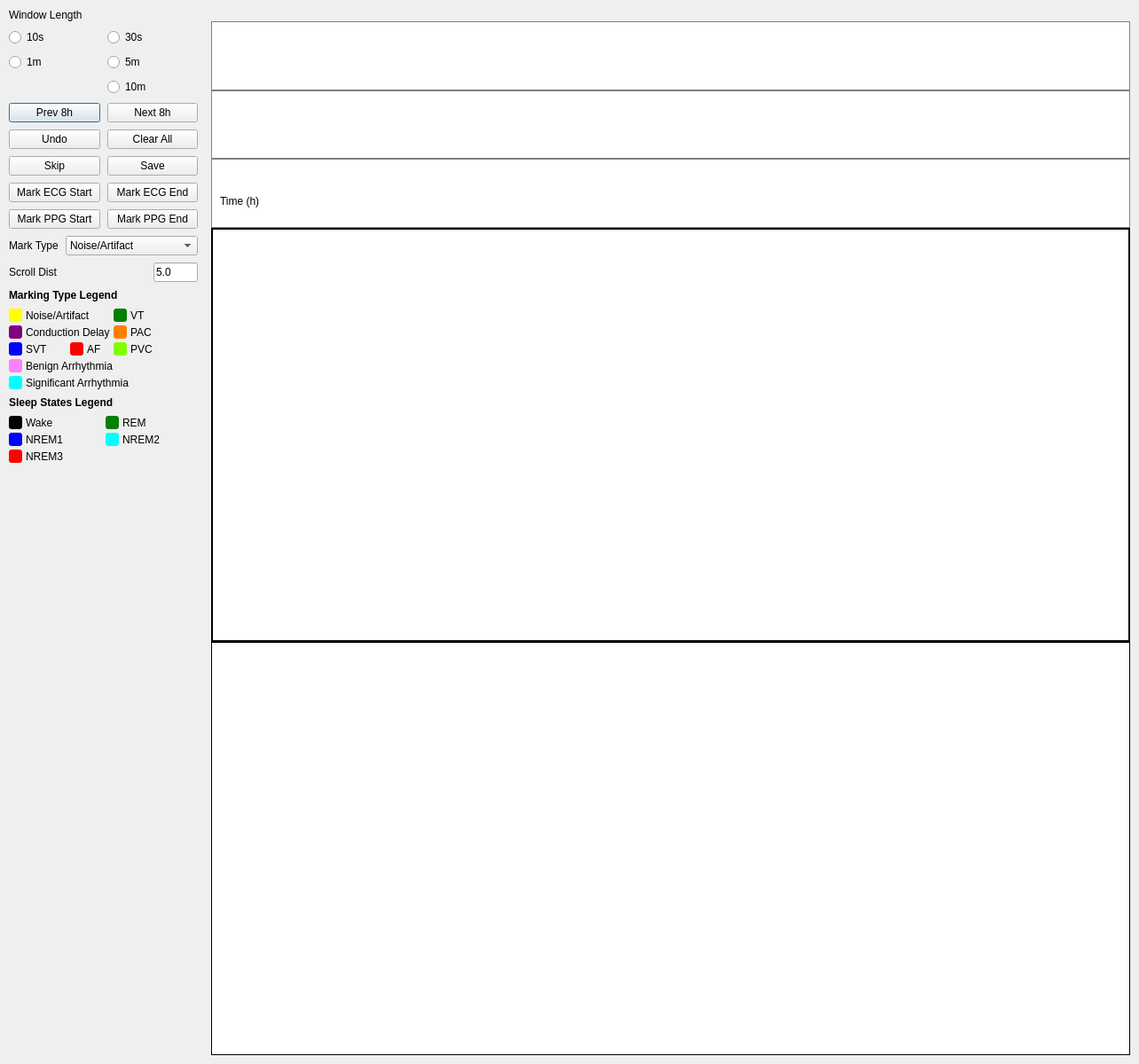
<?xml version="1.0" encoding="UTF-8"?>
<ui version="4.0">
 <class>noise_marking_gui</class>
 <widget class="QDialog" name="noise_marking_gui">
  <property name="geometry">
   <rect>
    <x>0</x>
    <y>0</y>
    <width>1284</width>
    <height>1200</height>
   </rect>
  </property>
  <property name="windowTitle">
   <string>PPG/ECG Noise Marker</string>
  </property>
  <layout class="QHBoxLayout" name="rootLayout" stretch="0,1">
   <property name="spacing">
    <number>15</number>
   </property>
   <property name="leftMargin">
    <number>10</number>
   </property>
   <property name="topMargin">
    <number>10</number>
   </property>
   <property name="rightMargin">
    <number>10</number>
   </property>
   <property name="bottomMargin">
    <number>10</number>
   </property>
   <item>
    <layout class="QVBoxLayout" name="leftPanel">
     <property name="spacing">
      <number>8</number>
     </property>
     <item>
      <layout class="QGridLayout" name="window_length_settings">
       <item row="0" column="0" colspan="2">
        <widget class="QLabel" name="window_length_label">
         <property name="text">
          <string>Window Length</string>
         </property>
        </widget>
       </item>
       <item row="1" column="0">
        <widget class="QRadioButton" name="rb_10s">
         <property name="text">
          <string>10s</string>
         </property>
        </widget>
       </item>
       <item row="1" column="1">
        <widget class="QRadioButton" name="rb_30s">
         <property name="text">
          <string>30s</string>
         </property>
        </widget>
       </item>
       <item row="2" column="0">
        <widget class="QRadioButton" name="rb_1m">
         <property name="text">
          <string>1m</string>
         </property>
        </widget>
       </item>
       <item row="2" column="1">
        <widget class="QRadioButton" name="rb_5m">
         <property name="text">
          <string>5m</string>
         </property>
        </widget>
       </item>
       <item row="3" column="1">
        <widget class="QRadioButton" name="rb_10m">
         <property name="text">
          <string>10m</string>
         </property>
        </widget>
       </item>
      </layout>
     </item>
     <item>
      <layout class="QHBoxLayout" name="eight_hour_nav">
       <item>
        <widget class="QPushButton" name="prev8hours">
         <property name="text">
          <string>Prev 8h</string>
         </property>
        </widget>
       </item>
       <item>
        <widget class="QPushButton" name="next8hours">
         <property name="text">
          <string>Next 8h</string>
         </property>
        </widget>
       </item>
      </layout>
     </item>
     <item>
      <layout class="QHBoxLayout" name="undo_clearall">
       <item>
        <widget class="QPushButton" name="undo_button">
         <property name="text">
          <string>Undo</string>
         </property>
        </widget>
       </item>
       <item>
        <widget class="QPushButton" name="clearall_button">
         <property name="text">
          <string>Clear All</string>
         </property>
        </widget>
       </item>
      </layout>
     </item>
     <item>
      <layout class="QHBoxLayout" name="skip_and_save">
       <item>
        <widget class="QPushButton" name="skip_button">
         <property name="text">
          <string>Skip</string>
         </property>
        </widget>
       </item>
       <item>
        <widget class="QPushButton" name="finalize_button">
         <property name="text">
          <string>Save</string>
         </property>
        </widget>
       </item>
      </layout>
     </item>
     <item>
      <layout class="QHBoxLayout" name="ecg_marks">
       <item>
        <widget class="QPushButton" name="startNoiseECG">
         <property name="text">
          <string>Mark ECG Start</string>
         </property>
        </widget>
       </item>
       <item>
        <widget class="QPushButton" name="stopNoiseECG">
         <property name="text">
          <string>Mark ECG End</string>
         </property>
        </widget>
       </item>
      </layout>
     </item>
     <item>
      <layout class="QHBoxLayout" name="ppg_marks_row">
       <item>
        <widget class="QPushButton" name="startNoisePPG">
         <property name="text">
          <string>Mark PPG Start</string>
         </property>
        </widget>
       </item>
       <item>
        <widget class="QPushButton" name="stopNoisePPG">
         <property name="text">
          <string>Mark PPG End</string>
         </property>
        </widget>
       </item>
      </layout>
     </item>
     <item>
      <layout class="QHBoxLayout" name="typeRow">
       <item>
        <widget class="QLabel" name="marking_type_label">
         <property name="text">
          <string>Mark Type</string>
         </property>
        </widget>
       </item>
       <item>
        <widget class="QComboBox" name="marking_type">
         <item>
          <property name="text">
           <string>Noise/Artifact</string>
          </property>
         </item>
         <item>
          <property name="text">
           <string>Conduction Delay</string>
          </property>
         </item>
         <item>
          <property name="text">
           <string>AF</string>
          </property>
         </item>
         <item>
          <property name="text">
           <string>SVT</string>
          </property>
         </item>
         <item>
          <property name="text">
           <string>VT</string>
          </property>
         </item>
         <item>
          <property name="text">
           <string>PVC</string>
          </property>
         </item>
         <item>
          <property name="text">
           <string>PAC</string>
          </property>
         </item>
         <item>
          <property name="text">
           <string>Benign Arrhythmia</string>
          </property>
         </item>
         <item>
          <property name="text">
           <string>Significant Arrhythmia</string>
          </property>
         </item>
        </widget>
       </item>
      </layout>
     </item>
     <item>
      <layout class="QHBoxLayout" name="scrollRow">
       <item>
        <widget class="QLabel" name="seconds_to_scroll_label">
         <property name="text">
          <string>Scroll Dist</string>
         </property>
        </widget>
       </item>
       <item>
        <widget class="QLineEdit" name="skip_interval_box">
         <property name="maximumSize">
          <size>
           <width>50</width>
           <height>25</height>
          </size>
         </property>
         <property name="text">
          <string>5.0</string>
         </property>
        </widget>
       </item>
      </layout>
     </item>
     <item>
      <widget class="QLabel" name="marking_type_label_2">
       <property name="font">
        <font>
         <bold>true</bold>
        </font>
       </property>
       <property name="text">
        <string>Marking Type Legend</string>
       </property>
      </widget>
     </item>
     <item>
      <layout class="QGridLayout" name="marking_type_legend">
       <property name="spacing">
        <number>4</number>
       </property>
       <item row="6" column="0" colspan="2">
        <layout class="QHBoxLayout">
         <item>
          <widget class="QLabel" name="signif_color">
           <property name="minimumSize">
            <size>
             <width>15</width>
             <height>15</height>
            </size>
           </property>
           <property name="maximumSize">
            <size>
             <width>15</width>
             <height>15</height>
            </size>
           </property>
           <property name="styleSheet">
            <string>background-color: rgb(0, 255, 255); border-radius:3px;</string>
           </property>
          </widget>
         </item>
         <item>
          <widget class="QLabel" name="signif_desc">
           <property name="text">
            <string>Significant Arrhythmia</string>
           </property>
          </widget>
         </item>
        </layout>
       </item>
       <item row="5" column="0" colspan="2">
        <layout class="QHBoxLayout">
         <item>
          <widget class="QLabel" name="benign_color">
           <property name="minimumSize">
            <size>
             <width>15</width>
             <height>15</height>
            </size>
           </property>
           <property name="maximumSize">
            <size>
             <width>15</width>
             <height>15</height>
            </size>
           </property>
           <property name="styleSheet">
            <string>background-color: rgb(255, 128, 255); border-radius:3px;</string>
           </property>
          </widget>
         </item>
         <item>
          <widget class="QLabel" name="benign_desc">
           <property name="text">
            <string>Benign Arrhythmia</string>
           </property>
          </widget>
         </item>
        </layout>
       </item>
       <item row="2" column="1">
        <layout class="QHBoxLayout">
         <item>
          <widget class="QLabel" name="pvc_color">
           <property name="minimumSize">
            <size>
             <width>15</width>
             <height>15</height>
            </size>
           </property>
           <property name="maximumSize">
            <size>
             <width>15</width>
             <height>15</height>
            </size>
           </property>
           <property name="styleSheet">
            <string>background-color: rgb(128, 255, 0); border-radius:3px;</string>
           </property>
          </widget>
         </item>
         <item>
          <widget class="QLabel" name="pvc_desc">
           <property name="text">
            <string>PVC</string>
           </property>
          </widget>
         </item>
        </layout>
       </item>
       <item row="0" column="0">
        <layout class="QHBoxLayout">
         <item>
          <widget class="QLabel" name="noise_color">
           <property name="minimumSize">
            <size>
             <width>15</width>
             <height>15</height>
            </size>
           </property>
           <property name="maximumSize">
            <size>
             <width>15</width>
             <height>15</height>
            </size>
           </property>
           <property name="styleSheet">
            <string>background-color: yellow;</string>
           </property>
          </widget>
         </item>
         <item>
          <widget class="QLabel" name="noise_desc">
           <property name="text">
            <string>Noise/Artifact</string>
           </property>
          </widget>
         </item>
        </layout>
       </item>
       <item row="1" column="0">
        <layout class="QHBoxLayout">
         <item>
          <widget class="QLabel" name="delay_color">
           <property name="minimumSize">
            <size>
             <width>15</width>
             <height>15</height>
            </size>
           </property>
           <property name="maximumSize">
            <size>
             <width>15</width>
             <height>15</height>
            </size>
           </property>
           <property name="styleSheet">
            <string>background-color: rgb(128,0,128); border-radius:3px;</string>
           </property>
          </widget>
         </item>
         <item>
          <widget class="QLabel" name="delay_desc">
           <property name="text">
            <string>Conduction Delay</string>
           </property>
          </widget>
         </item>
        </layout>
       </item>
       <item row="0" column="1">
        <layout class="QHBoxLayout">
         <item>
          <widget class="QLabel" name="vt_color">
           <property name="minimumSize">
            <size>
             <width>15</width>
             <height>15</height>
            </size>
           </property>
           <property name="maximumSize">
            <size>
             <width>15</width>
             <height>15</height>
            </size>
           </property>
           <property name="styleSheet">
            <string>background-color: green; border-radius:3px;</string>
           </property>
          </widget>
         </item>
         <item>
          <widget class="QLabel" name="vt_desc">
           <property name="text">
            <string>VT</string>
           </property>
          </widget>
         </item>
        </layout>
       </item>
       <item row="1" column="1">
        <layout class="QHBoxLayout">
         <item>
          <widget class="QLabel" name="pac_color">
           <property name="minimumSize">
            <size>
             <width>15</width>
             <height>15</height>
            </size>
           </property>
           <property name="maximumSize">
            <size>
             <width>15</width>
             <height>15</height>
            </size>
           </property>
           <property name="styleSheet">
            <string>background-color: rgb(255,128, 0); border-radius:3px;</string>
           </property>
          </widget>
         </item>
         <item>
          <widget class="QLabel" name="pac_desc">
           <property name="text">
            <string>PAC</string>
           </property>
          </widget>
         </item>
        </layout>
       </item>
       <item row="2" column="0">
        <layout class="QHBoxLayout">
         <item>
          <widget class="QLabel" name="svt_color">
           <property name="minimumSize">
            <size>
             <width>15</width>
             <height>15</height>
            </size>
           </property>
           <property name="maximumSize">
            <size>
             <width>15</width>
             <height>15</height>
            </size>
           </property>
           <property name="styleSheet">
            <string>background-color: blue; border-radius:3px;</string>
           </property>
          </widget>
         </item>
         <item>
          <widget class="QLabel" name="svt_desc">
           <property name="text">
            <string>SVT</string>
           </property>
          </widget>
         </item>
         <item>
          <layout class="QHBoxLayout">
           <item>
            <widget class="QLabel" name="af_color">
             <property name="minimumSize">
              <size>
               <width>15</width>
               <height>15</height>
              </size>
             </property>
             <property name="maximumSize">
              <size>
               <width>15</width>
               <height>15</height>
              </size>
             </property>
             <property name="styleSheet">
              <string>background-color: red; border-radius:3px;</string>
             </property>
            </widget>
           </item>
           <item>
            <widget class="QLabel" name="af_desc">
             <property name="text">
              <string>AF</string>
             </property>
            </widget>
           </item>
          </layout>
         </item>
        </layout>
       </item>
      </layout>
     </item>
     <item>
      <widget class="QLabel" name="sleep_states_label">
       <property name="font">
        <font>
         <bold>true</bold>
        </font>
       </property>
       <property name="text">
        <string>Sleep States Legend</string>
       </property>
      </widget>
     </item>
     <item>
      <layout class="QGridLayout" name="sleep_state_legend">
       <property name="spacing">
        <number>4</number>
       </property>
       <item row="2" column="0">
        <layout class="QHBoxLayout">
         <item>
          <widget class="QLabel" name="n3_c">
           <property name="minimumSize">
            <size>
             <width>15</width>
             <height>15</height>
            </size>
           </property>
           <property name="maximumSize">
            <size>
             <width>15</width>
             <height>15</height>
            </size>
           </property>
           <property name="styleSheet">
            <string>background-color: red; border-radius:3px;</string>
           </property>
          </widget>
         </item>
         <item>
          <widget class="QLabel" name="n3_l">
           <property name="text">
            <string>NREM3</string>
           </property>
          </widget>
         </item>
        </layout>
       </item>
       <item row="1" column="1">
        <layout class="QHBoxLayout">
         <item>
          <widget class="QLabel" name="n2_c">
           <property name="minimumSize">
            <size>
             <width>15</width>
             <height>15</height>
            </size>
           </property>
           <property name="maximumSize">
            <size>
             <width>15</width>
             <height>15</height>
            </size>
           </property>
           <property name="styleSheet">
            <string>background-color: cyan; border-radius:3px;</string>
           </property>
          </widget>
         </item>
         <item>
          <widget class="QLabel" name="n2_l">
           <property name="text">
            <string>NREM2</string>
           </property>
          </widget>
         </item>
        </layout>
       </item>
       <item row="1" column="0">
        <layout class="QHBoxLayout">
         <item>
          <widget class="QLabel" name="n1_c">
           <property name="minimumSize">
            <size>
             <width>15</width>
             <height>15</height>
            </size>
           </property>
           <property name="maximumSize">
            <size>
             <width>15</width>
             <height>15</height>
            </size>
           </property>
           <property name="styleSheet">
            <string>background-color: blue; border-radius:3px;</string>
           </property>
          </widget>
         </item>
         <item>
          <widget class="QLabel" name="n1_l">
           <property name="text">
            <string>NREM1</string>
           </property>
          </widget>
         </item>
        </layout>
       </item>
       <item row="0" column="1">
        <layout class="QHBoxLayout">
         <item>
          <widget class="QLabel" name="rem_c">
           <property name="minimumSize">
            <size>
             <width>15</width>
             <height>15</height>
            </size>
           </property>
           <property name="maximumSize">
            <size>
             <width>15</width>
             <height>15</height>
            </size>
           </property>
           <property name="styleSheet">
            <string>background-color: green; border-radius:3px;</string>
           </property>
          </widget>
         </item>
         <item>
          <widget class="QLabel" name="rem_l">
           <property name="text">
            <string>REM</string>
           </property>
          </widget>
         </item>
        </layout>
       </item>
       <item row="0" column="0">
        <layout class="QHBoxLayout">
         <item>
          <widget class="QLabel" name="wake_c">
           <property name="minimumSize">
            <size>
             <width>15</width>
             <height>15</height>
            </size>
           </property>
           <property name="maximumSize">
            <size>
             <width>15</width>
             <height>15</height>
            </size>
           </property>
           <property name="styleSheet">
            <string>background-color: black; border-radius:3px;</string>
           </property>
          </widget>
         </item>
         <item>
          <widget class="QLabel" name="wake_l">
           <property name="text">
            <string>Wake</string>
           </property>
          </widget>
         </item>
        </layout>
       </item>
      </layout>
     </item>
     <item>
      <spacer name="vspacer">
       <property name="orientation">
        <enum>Qt::Orientation::Vertical</enum>
       </property>
       <property name="sizeHint" stdset="0">
        <size>
         <width>0</width>
         <height>0</height>
        </size>
       </property>
      </spacer>
     </item>
    </layout>
   </item>
   <item>
    <layout class="QVBoxLayout" name="plotArea" stretch="0,1,2,2">
     <property name="spacing">
      <number>0</number>
     </property>
     <item>
      <widget class="QLabel" name="topLabel">
       <property name="text">
        <string/>
       </property>
      </widget>
     </item>
     <item>
      <layout class="QVBoxLayout" name="ampogram_and_sleepstates">
       <property name="spacing">
        <number>0</number>
       </property>
       <item>
        <widget class="QChartView" name="amp_ecg_axis" native="true">
         <property name="styleSheet">
          <string>background-color: white; border: 1px solid gray;</string>
         </property>
        </widget>
       </item>
       <item>
        <widget class="QChartView" name="amp_ppg_axis" native="true">
         <property name="styleSheet">
          <string>background-color: white; border: 1px solid gray;</string>
         </property>
        </widget>
       </item>
       <item>
        <widget class="QChartView" name="sleep_state_axis" native="true">
         <property name="minimumSize">
          <size>
           <width>0</width>
           <height>60</height>
          </size>
         </property>
         <property name="styleSheet">
          <string>background-color: white; border: 1px solid gray;</string>
         </property>
         <widget class="QLabel" name="label">
          <property name="geometry">
           <rect>
            <x>10</x>
            <y>40</y>
            <width>49</width>
            <height>16</height>
           </rect>
          </property>
          <property name="styleSheet">
           <string notr="true">border:none;</string>
          </property>
          <property name="text">
           <string>Time (h)</string>
          </property>
         </widget>
        </widget>
       </item>
      </layout>
     </item>
     <item>
      <widget class="QChartView" name="ecg_axis" native="true">
       <property name="styleSheet">
        <string>background-color: white; border: 2px solid black;</string>
       </property>
      </widget>
     </item>
     <item>
      <widget class="QChartView" name="ppg_axis" native="true">
       <property name="styleSheet">
        <string>background-color: white; border: 1px solid black;</string>
       </property>
      </widget>
     </item>
    </layout>
   </item>
  </layout>
 </widget>
 <customwidgets>
  <customwidget>
   <class>QChartView</class>
   <extends>QWidget</extends>
   <header>QtCharts/qchartview.h</header>
   <container>1</container>
  </customwidget>
 </customwidgets>
 <resources/>
 <connections/>
</ui>
